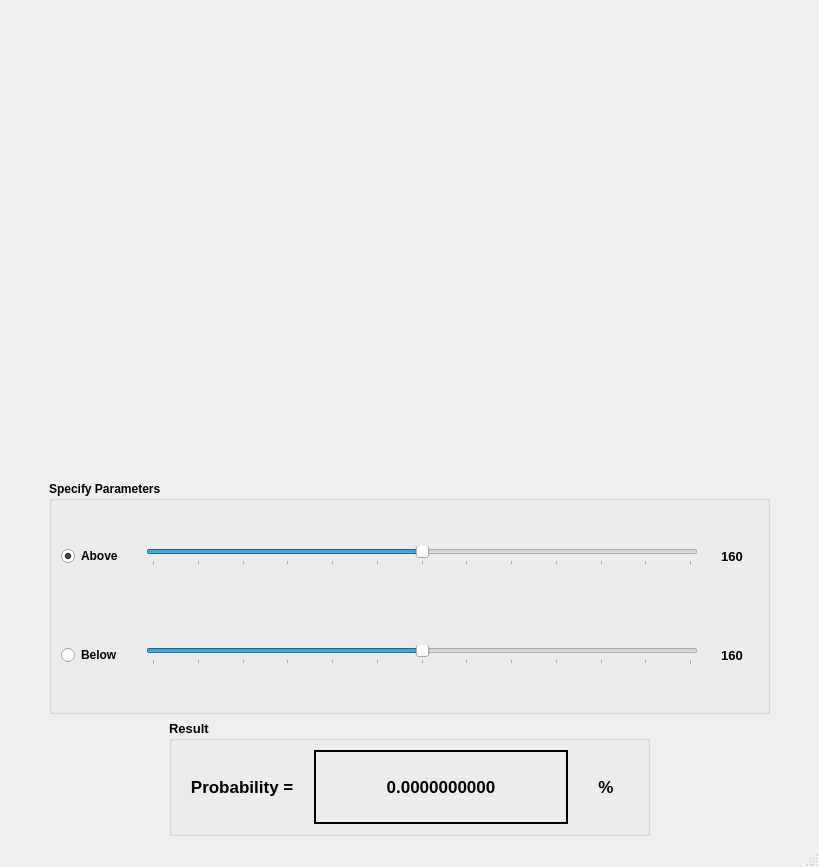
<?xml version="1.0" encoding="UTF-8"?>
<ui version="4.0">
 <class>MainWindow</class>
 <widget class="QMainWindow" name="MainWindow">
  <property name="geometry">
   <rect>
    <x>0</x>
    <y>0</y>
    <width>819</width>
    <height>867</height>
   </rect>
  </property>
  <property name="windowTitle">
   <string>Gaussian Distribution Calculator</string>
  </property>
  <property name="windowIcon">
   <iconset>
    <normaloff>Icons/normal-distribution.png</normaloff>Icons/normal-distribution.png</iconset>
  </property>
  <widget class="QWidget" name="centralwidget">
   <layout class="QGridLayout" name="gridLayout_3" rowstretch="4,2,1" columnstretch="0">
    <item row="0" column="0">
     <layout class="QGridLayout" name="gridLayout_distribution">
      <item row="0" column="0">
       <widget class="QWidget" name="widget_distribution" native="true"/>
      </item>
     </layout>
    </item>
    <item row="1" column="0">
     <layout class="QHBoxLayout" name="horizontalLayout_4" stretch="0,1,0">
      <item>
       <spacer name="horizontalSpacer">
        <property name="orientation">
         <enum>Qt::Horizontal</enum>
        </property>
        <property name="sizeHint" stdset="0">
         <size>
          <width>40</width>
          <height>20</height>
         </size>
        </property>
       </spacer>
      </item>
      <item>
       <widget class="QGroupBox" name="groupBox_parameters">
        <property name="font">
         <font>
          <pointsize>9</pointsize>
          <weight>75</weight>
          <bold>true</bold>
         </font>
        </property>
        <property name="title">
         <string>Specify Parameters</string>
        </property>
        <layout class="QGridLayout" name="gridLayout_2">
         <item row="0" column="0">
          <layout class="QHBoxLayout" name="horizontalLayout">
           <property name="spacing">
            <number>23</number>
           </property>
           <property name="rightMargin">
            <number>15</number>
           </property>
           <item>
            <widget class="QRadioButton" name="radioButton_above">
             <property name="font">
              <font>
               <pointsize>9</pointsize>
               <weight>75</weight>
               <bold>true</bold>
              </font>
             </property>
             <property name="text">
              <string>Above</string>
             </property>
             <property name="checked">
              <bool>true</bool>
             </property>
            </widget>
           </item>
           <item>
            <widget class="QSlider" name="horizontalSlider_above">
             <property name="minimum">
              <number>100</number>
             </property>
             <property name="maximum">
              <number>220</number>
             </property>
             <property name="value">
              <number>160</number>
             </property>
             <property name="sliderPosition">
              <number>160</number>
             </property>
             <property name="tracking">
              <bool>true</bool>
             </property>
             <property name="orientation">
              <enum>Qt::Horizontal</enum>
             </property>
             <property name="tickPosition">
              <enum>QSlider::TicksBelow</enum>
             </property>
             <property name="tickInterval">
              <number>10</number>
             </property>
            </widget>
           </item>
           <item>
            <widget class="QLabel" name="label_above">
             <property name="font">
              <font>
               <pointsize>10</pointsize>
               <weight>75</weight>
               <bold>true</bold>
              </font>
             </property>
             <property name="text">
              <string>160</string>
             </property>
             <property name="textFormat">
              <enum>Qt::PlainText</enum>
             </property>
             <property name="alignment">
              <set>Qt::AlignCenter</set>
             </property>
            </widget>
           </item>
          </layout>
         </item>
         <item row="1" column="0">
          <layout class="QHBoxLayout" name="horizontalLayout_2">
           <property name="spacing">
            <number>23</number>
           </property>
           <property name="rightMargin">
            <number>15</number>
           </property>
           <item>
            <widget class="QRadioButton" name="radioButton_below">
             <property name="font">
              <font>
               <pointsize>9</pointsize>
               <weight>75</weight>
               <bold>true</bold>
              </font>
             </property>
             <property name="text">
              <string>Below</string>
             </property>
            </widget>
           </item>
           <item>
            <widget class="QSlider" name="horizontalSlider_below">
             <property name="minimum">
              <number>100</number>
             </property>
             <property name="maximum">
              <number>220</number>
             </property>
             <property name="value">
              <number>160</number>
             </property>
             <property name="sliderPosition">
              <number>160</number>
             </property>
             <property name="tracking">
              <bool>true</bool>
             </property>
             <property name="orientation">
              <enum>Qt::Horizontal</enum>
             </property>
             <property name="tickPosition">
              <enum>QSlider::TicksBelow</enum>
             </property>
             <property name="tickInterval">
              <number>10</number>
             </property>
            </widget>
           </item>
           <item>
            <widget class="QLabel" name="label_below">
             <property name="font">
              <font>
               <pointsize>10</pointsize>
               <weight>75</weight>
               <bold>true</bold>
              </font>
             </property>
             <property name="text">
              <string>160</string>
             </property>
             <property name="textFormat">
              <enum>Qt::PlainText</enum>
             </property>
             <property name="alignment">
              <set>Qt::AlignCenter</set>
             </property>
            </widget>
           </item>
          </layout>
         </item>
        </layout>
       </widget>
      </item>
      <item>
       <spacer name="horizontalSpacer_2">
        <property name="orientation">
         <enum>Qt::Horizontal</enum>
        </property>
        <property name="sizeHint" stdset="0">
         <size>
          <width>40</width>
          <height>20</height>
         </size>
        </property>
       </spacer>
      </item>
     </layout>
    </item>
    <item row="2" column="0">
     <layout class="QHBoxLayout" name="horizontalLayout_5" stretch="3,9,3">
      <item>
       <spacer name="horizontalSpacer_3">
        <property name="orientation">
         <enum>Qt::Horizontal</enum>
        </property>
        <property name="sizeHint" stdset="0">
         <size>
          <width>40</width>
          <height>20</height>
         </size>
        </property>
       </spacer>
      </item>
      <item>
       <widget class="QGroupBox" name="groupBox">
        <property name="font">
         <font>
          <pointsize>10</pointsize>
          <weight>75</weight>
          <bold>true</bold>
         </font>
        </property>
        <property name="title">
         <string>Result</string>
        </property>
        <layout class="QGridLayout" name="gridLayout">
         <item row="0" column="0">
          <layout class="QHBoxLayout" name="horizontalLayout_3" stretch="2,4,1">
           <item>
            <widget class="QLabel" name="label_probability">
             <property name="font">
              <font>
               <pointsize>13</pointsize>
               <weight>75</weight>
               <bold>true</bold>
              </font>
             </property>
             <property name="text">
              <string>&lt;html&gt;&lt;head/&gt;&lt;body&gt;&lt;p&gt;Probability = &lt;/p&gt;&lt;/body&gt;&lt;/html&gt;</string>
             </property>
             <property name="alignment">
              <set>Qt::AlignCenter</set>
             </property>
            </widget>
           </item>
           <item>
            <widget class="QLabel" name="label_result">
             <property name="font">
              <font>
               <pointsize>13</pointsize>
               <weight>75</weight>
               <bold>true</bold>
              </font>
             </property>
             <property name="frameShape">
              <enum>QFrame::Box</enum>
             </property>
             <property name="frameShadow">
              <enum>QFrame::Plain</enum>
             </property>
             <property name="lineWidth">
              <number>2</number>
             </property>
             <property name="text">
              <string>&lt;html&gt;&lt;head/&gt;&lt;body&gt;&lt;p&gt;0.0000000000&lt;/p&gt;&lt;/body&gt;&lt;/html&gt;</string>
             </property>
             <property name="alignment">
              <set>Qt::AlignCenter</set>
             </property>
            </widget>
           </item>
           <item>
            <widget class="QLabel" name="label_percentage">
             <property name="font">
              <font>
               <pointsize>13</pointsize>
               <weight>75</weight>
               <bold>true</bold>
              </font>
             </property>
             <property name="text">
              <string>&lt;html&gt;&lt;head/&gt;&lt;body&gt;&lt;p&gt;&lt;span style=&quot; font-weight:600;&quot;&gt;%&lt;/span&gt;&lt;/p&gt;&lt;/body&gt;&lt;/html&gt;</string>
             </property>
             <property name="alignment">
              <set>Qt::AlignCenter</set>
             </property>
            </widget>
           </item>
          </layout>
         </item>
        </layout>
       </widget>
      </item>
      <item>
       <spacer name="horizontalSpacer_4">
        <property name="orientation">
         <enum>Qt::Horizontal</enum>
        </property>
        <property name="sizeHint" stdset="0">
         <size>
          <width>40</width>
          <height>20</height>
         </size>
        </property>
       </spacer>
      </item>
     </layout>
    </item>
   </layout>
  </widget>
  <widget class="QMenuBar" name="menubar">
   <property name="geometry">
    <rect>
     <x>0</x>
     <y>0</y>
     <width>819</width>
     <height>26</height>
    </rect>
   </property>
  </widget>
  <widget class="QStatusBar" name="statusbar"/>
 </widget>
 <resources/>
 <connections>
  <connection>
   <sender>horizontalSlider_above</sender>
   <signal>valueChanged(int)</signal>
   <receiver>label_above</receiver>
   <slot>setNum(int)</slot>
   <hints>
    <hint type="sourcelabel">
     <x>593</x>
     <y>558</y>
    </hint>
    <hint type="destinationlabel">
     <x>710</x>
     <y>564</y>
    </hint>
   </hints>
  </connection>
  <connection>
   <sender>horizontalSlider_below</sender>
   <signal>valueChanged(int)</signal>
   <receiver>label_below</receiver>
   <slot>setNum(int)</slot>
   <hints>
    <hint type="sourcelabel">
     <x>603</x>
     <y>650</y>
    </hint>
    <hint type="destinationlabel">
     <x>718</x>
     <y>653</y>
    </hint>
   </hints>
  </connection>
 </connections>
</ui>
